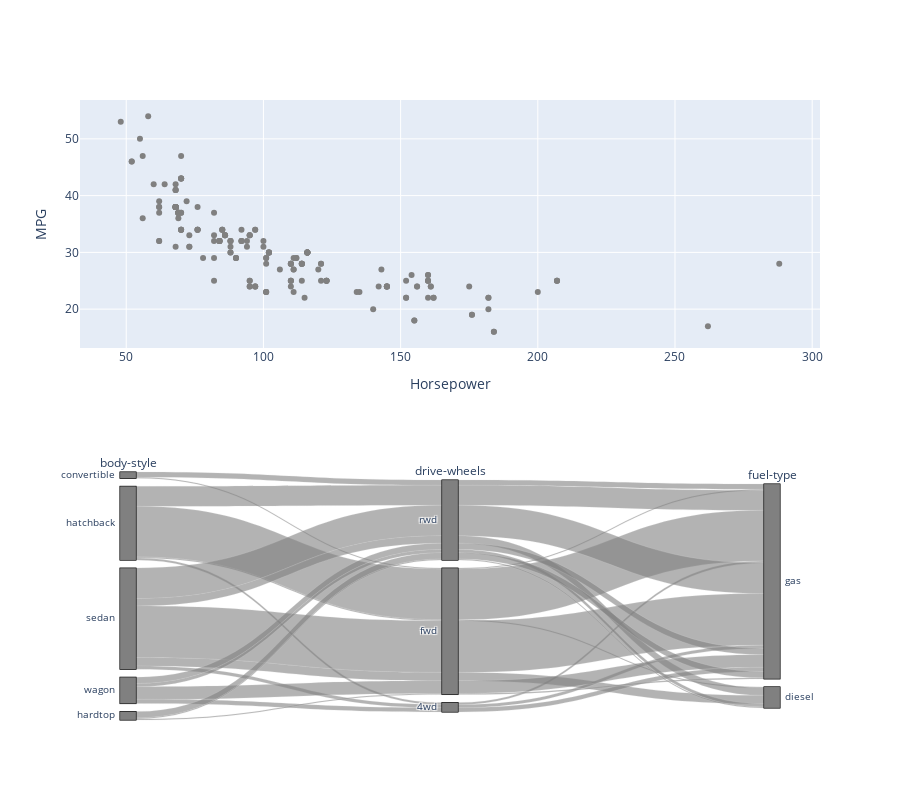

The notebook cell saved with this chart:
### Code cell
import plotly.graph_objects as go
from ipywidgets import widgets
import pandas as pd
import numpy as np

cars_df = pd.read_csv('https://raw.githubusercontent.com/plotly/datasets/master/imports-85.csv')

# Build parcats dimensions
categorical_dimensions = ['body-style', 'drive-wheels', 'fuel-type'];

dimensions = [dict(values=cars_df[label], label=label) for label in categorical_dimensions]

# Build colorscale
color = np.zeros(len(cars_df), dtype='uint8')
colorscale = [[0, 'gray'], [1, 'firebrick']]

# Build figure as FigureWidget
fig = go.FigureWidget(
    data=[go.Scatter(x=cars_df.horsepower, y=cars_df['highway-mpg'],
    marker={'color': 'gray'}, mode='markers', selected={'marker': {'color': 'firebrick'}},
    unselected={'marker': {'opacity': 0.3}}), go.Parcats(
        domain={'y': [0, 0.4]}, dimensions=dimensions,
        line={'colorscale': colorscale, 'cmin': 0,
              'cmax': 1, 'color': color, 'shape': 'hspline'})
    ])

fig.update_layout(
        height=800, xaxis={'title': 'Horsepower'},
        yaxis={'title': 'MPG', 'domain': [0.6, 1]},
        dragmode='lasso', hovermode='closest')

# Update color callback
def update_color(trace, points, state):
    # Update scatter selection
    fig.data[0].selectedpoints = points.point_inds

    # Update parcats colors
    new_color = np.zeros(len(cars_df), dtype='uint8')
    new_color[points.point_inds] = 1
    fig.data[1].line.color = new_color

# Register callback on scatter selection...
fig.data[0].on_selection(update_color)
# and parcats click
fig.data[1].on_click(update_color)

fig.show()

### Figure 1 — Plotly figure (JSON) as saved in the notebook; plotly's stock layout.template omitted (floating-point values rounded to 4 significant figures; data arrays with more than 128 entries replaced by an {"elided": "..."} marker saying what was removed)
{"data": [{"marker": {"color": "gray"}, "mode": "markers", "selected": {"marker": {"color": "firebrick"}}, "type": "scatter", "uid": "ea6feeee-adb9-4ec8-8775-7fafd219392f", "unselected": {"marker": {"opacity": 0.3}}, "x": {"elided": "205 int values"}, "y": {"elided": "205 int values"}}, {"dimensions": [{"label": "body-style", "values": {"elided": "205 str values"}}, {"label": "drive-wheels", "values": {"elided": "205 str values"}}, {"label": "fuel-type", "values": {"elided": "205 str values"}}], "domain": {"y": [0, 0.4]}, "line": {"cmax": 1, "cmin": 0, "color": {"elided": "205 int values"}, "colorscale": [[0, "gray"], [1, "firebrick"]], "shape": "hspline"}, "type": "parcats", "uid": "bf66895e-99c7-4d7a-91fd-5d5d80995dbb"}], "layout": {"dragmode": "lasso", "height": 800, "hovermode": "closest", "xaxis": {"title": {"text": "Horsepower"}}, "yaxis": {"domain": [0.6, 1], "title": {"text": "MPG"}}}}
